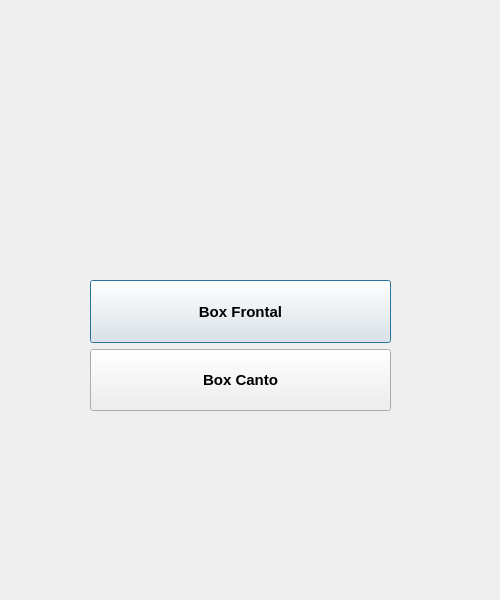
<?xml version="1.0" encoding="UTF-8"?>
<ui version="4.0">
 <class>DialogBoxs</class>
 <widget class="QDialog" name="DialogBoxs">
  <property name="geometry">
   <rect>
    <x>0</x>
    <y>0</y>
    <width>500</width>
    <height>600</height>
   </rect>
  </property>
  <property name="windowTitle">
   <string>Dialog</string>
  </property>
  <widget class="QLabel" name="label">
   <property name="geometry">
    <rect>
     <x>80</x>
     <y>40</y>
     <width>321</width>
     <height>191</height>
    </rect>
   </property>
   <property name="text">
    <string/>
   </property>
   <property name="pixmap">
    <pixmap resource="files.qrc">:/imagens/AberturaArtvidros.png</pixmap>
   </property>
   <property name="scaledContents">
    <bool>true</bool>
   </property>
  </widget>
  <widget class="QWidget" name="layoutWidget">
   <property name="geometry">
    <rect>
     <x>90</x>
     <y>280</y>
     <width>301</width>
     <height>131</height>
    </rect>
   </property>
   <layout class="QVBoxLayout" name="verticalLayout">
    <item>
     <widget class="QPushButton" name="pushButtonBoxFrontal">
      <property name="sizePolicy">
       <sizepolicy hsizetype="Minimum" vsizetype="Preferred">
        <horstretch>0</horstretch>
        <verstretch>0</verstretch>
       </sizepolicy>
      </property>
      <property name="font">
       <font>
        <pointsize>11</pointsize>
        <bold>true</bold>
       </font>
      </property>
      <property name="text">
       <string>Box Frontal</string>
      </property>
     </widget>
    </item>
    <item>
     <widget class="QPushButton" name="pushButtonBoxCanto">
      <property name="sizePolicy">
       <sizepolicy hsizetype="Minimum" vsizetype="Preferred">
        <horstretch>0</horstretch>
        <verstretch>0</verstretch>
       </sizepolicy>
      </property>
      <property name="font">
       <font>
        <pointsize>11</pointsize>
        <bold>true</bold>
       </font>
      </property>
      <property name="text">
       <string>Box Canto</string>
      </property>
     </widget>
    </item>
   </layout>
  </widget>
 </widget>
 <resources>
  <include location="files.qrc"/>
 </resources>
 <connections/>
</ui>
